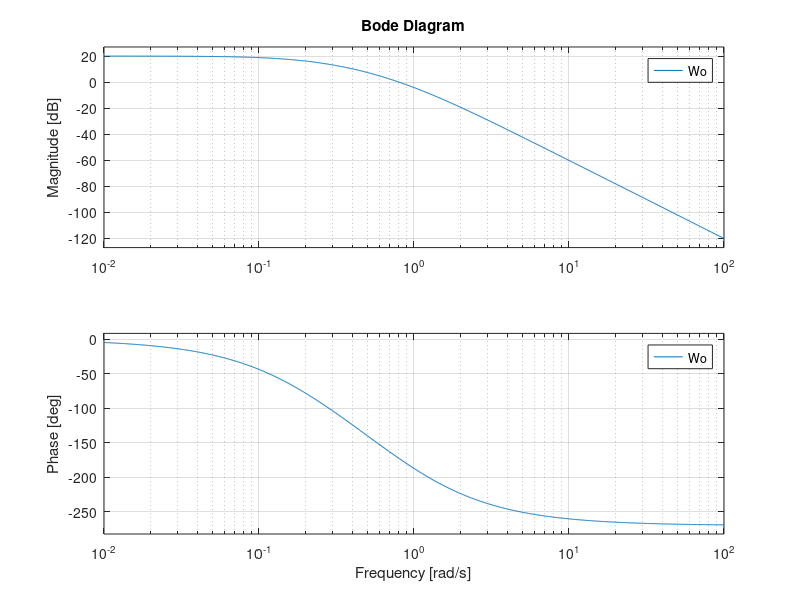
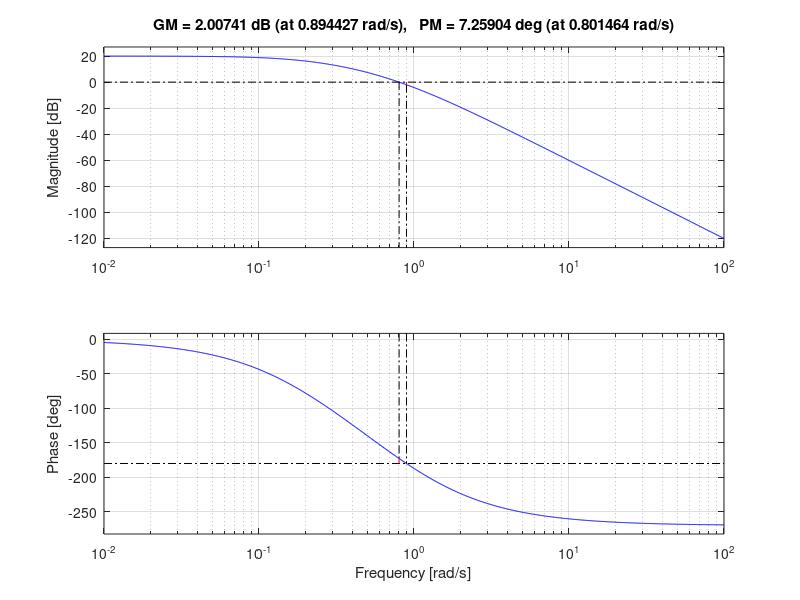
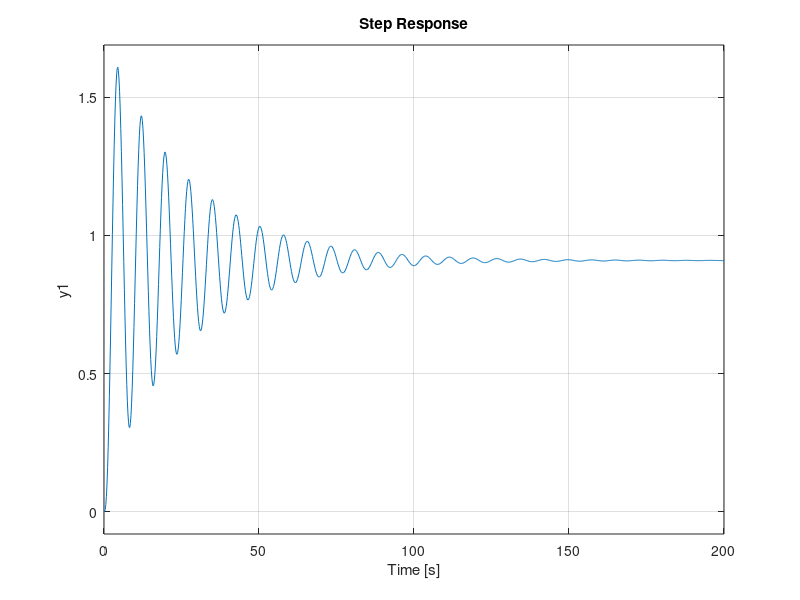

Recreate these plots in MATLAB, in order. (Note: this script raises an error after producing the figures.)
clear all
close all
clc

%szakasz
Wp = tf(10, conv(conv([1 1],[2 1]), [5 1]))

%P szab
Ap = 1;
Wc = Ap

%felnyitott kor
Wo = Wc*Wp

%zart kor
Wry = feedback(Wo, 1, -1)

%stabilitas Bode tetel ertelmeben
figure()
bode(Wo)
figure()
margin(Wo)
[Gm, Pm, wcg, wcp] = margin(Wo)
%Gm - gain margin: erosites tartalek
%Pm - phase margin: fazistartalek
%wcg - erosites tartalekhoz tartozo frekvencia
%wcp - fazistartalekhoz tartozo frekvencia - vagasi korfrekvencia

%ugrasvalasz
figure()
step(Wry)

%polusok
p = pole(Wry)

%marado hiba
e = 1-dcgain(Wry)

%stepinfo
info = stepinfo(Wry)


